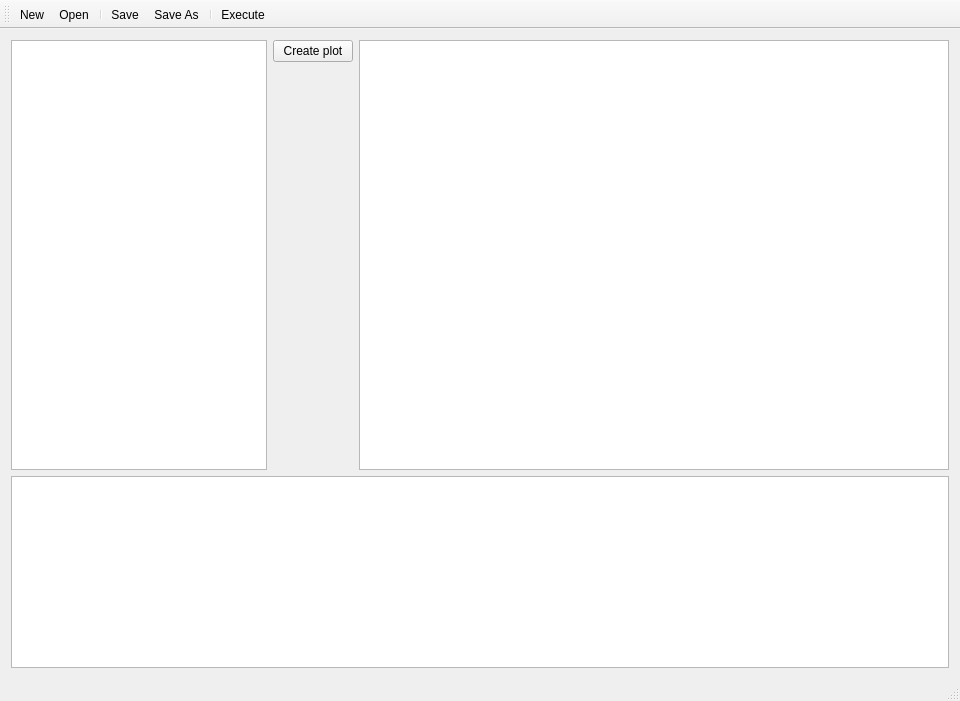
<?xml version="1.0" encoding="UTF-8"?>
<ui version="4.0">
 <class>MainWindow</class>
 <widget class="QMainWindow" name="MainWindow">
  <property name="geometry">
   <rect>
    <x>0</x>
    <y>0</y>
    <width>960</width>
    <height>701</height>
   </rect>
  </property>
  <property name="windowTitle">
   <string>MainWindow</string>
  </property>
  <property name="documentMode">
   <bool>true</bool>
  </property>
  <property name="dockNestingEnabled">
   <bool>true</bool>
  </property>
  <property name="dockOptions">
   <set>QMainWindow::AllowNestedDocks|QMainWindow::AllowTabbedDocks|QMainWindow::AnimatedDocks</set>
  </property>
  <widget class="QWidget" name="centralwidget">
   <layout class="QVBoxLayout" name="verticalLayout_2">
    <item>
     <layout class="QHBoxLayout" name="horizontalLayout_4">
      <item>
       <widget class="QPlainTextEdit" name="editor">
        <property name="sizePolicy">
         <sizepolicy hsizetype="Preferred" vsizetype="Expanding">
          <horstretch>0</horstretch>
          <verstretch>0</verstretch>
         </sizepolicy>
        </property>
       </widget>
      </item>
      <item>
       <layout class="QVBoxLayout" name="verticalLayout">
        <item>
         <widget class="QPushButton" name="updatePlot">
          <property name="sizePolicy">
           <sizepolicy hsizetype="Minimum" vsizetype="Fixed">
            <horstretch>0</horstretch>
            <verstretch>0</verstretch>
           </sizepolicy>
          </property>
          <property name="text">
           <string>Create plot</string>
          </property>
         </widget>
        </item>
        <item>
         <widget class="QLabel" name="lbPlot">
          <property name="sizePolicy">
           <sizepolicy hsizetype="Preferred" vsizetype="Expanding">
            <horstretch>0</horstretch>
            <verstretch>0</verstretch>
           </sizepolicy>
          </property>
          <property name="minimumSize">
           <size>
            <width>0</width>
            <height>0</height>
           </size>
          </property>
          <property name="text">
           <string/>
          </property>
         </widget>
        </item>
       </layout>
    </item>
    <item>
     <widget class="QListWidget" name="listWidget"/>
      </item>
     </layout>
    </item>
    <item>
     <widget class="Console" name="console">
      <property name="sizePolicy">
       <sizepolicy hsizetype="Preferred" vsizetype="Preferred">
        <horstretch>0</horstretch>
        <verstretch>0</verstretch>
       </sizepolicy>
      </property>
     </widget>
    </item>
   </layout>
  </widget>
  <widget class="QMenuBar" name="menuBar">
   <property name="geometry">
    <rect>
     <x>0</x>
     <y>0</y>
     <width>960</width>
     <height>21</height>
    </rect>
   </property>
  </widget>
  <widget class="QToolBar" name="mainToolBar">
   <attribute name="toolBarArea">
    <enum>TopToolBarArea</enum>
   </attribute>
   <attribute name="toolBarBreak">
    <bool>false</bool>
   </attribute>
   <addaction name="fileNew"/>
   <addaction name="fileOpen"/>
   <addaction name="separator"/>
   <addaction name="fileSave"/>
   <addaction name="fileSaveAs"/>
   <addaction name="separator"/>
   <addaction name="fileExecute"/>
  </widget>
  <widget class="QStatusBar" name="statusBar"/>
  <action name="fileOpen">
   <property name="text">
    <string>Open</string>
   </property>
   <property name="toolTip">
    <string>Open</string>
   </property>
   <property name="shortcut">
    <string>Ctrl+O</string>
   </property>
  </action>
  <action name="fileSave">
   <property name="text">
    <string>Save</string>
   </property>
   <property name="toolTip">
    <string>Save</string>
   </property>
   <property name="shortcut">
    <string>Ctrl+S</string>
   </property>
  </action>
  <action name="fileSaveAs">
   <property name="text">
    <string>Save As</string>
   </property>
   <property name="shortcut">
    <string>Ctrl+Shift+S</string>
   </property>
  </action>
  <action name="fileNew">
   <property name="text">
    <string>New</string>
   </property>
   <property name="shortcut">
    <string>Ctrl+N</string>
   </property>
  </action>
  <action name="fileExecute">
   <property name="text">
    <string>Execute</string>
   </property>
   <property name="toolTip">
    <string>Execute</string>
   </property>
   <property name="shortcut">
    <string>Ctrl+E</string>
   </property>
  </action>
 </widget>
 <layoutdefault spacing="6" margin="11"/>
 <customwidgets>
  <customwidget>
   <class>Console</class>
   <extends>QPlainTextEdit</extends>
   <header location="global">console.h</header>
  </customwidget>
 </customwidgets>
 <resources/>
 <connections>
  <connection>
   <sender>fileOpen</sender>
   <signal>triggered()</signal>
   <receiver>MainWindow</receiver>
   <slot>onOpen()</slot>
   <hints>
    <hint type="sourcelabel">
     <x>-1</x>
     <y>-1</y>
    </hint>
    <hint type="destinationlabel">
     <x>479</x>
     <y>290</y>
    </hint>
   </hints>
  </connection>
  <connection>
   <sender>fileSave</sender>
   <signal>triggered()</signal>
   <receiver>MainWindow</receiver>
   <slot>onSave()</slot>
   <hints>
    <hint type="sourcelabel">
     <x>-1</x>
     <y>-1</y>
    </hint>
    <hint type="destinationlabel">
     <x>479</x>
     <y>290</y>
    </hint>
   </hints>
  </connection>
  <connection>
   <sender>fileSaveAs</sender>
   <signal>triggered()</signal>
   <receiver>MainWindow</receiver>
   <slot>onSaveAs()</slot>
   <hints>
    <hint type="sourcelabel">
     <x>-1</x>
     <y>-1</y>
    </hint>
    <hint type="destinationlabel">
     <x>479</x>
     <y>290</y>
    </hint>
   </hints>
  </connection>
  <connection>
   <sender>fileNew</sender>
   <signal>triggered()</signal>
   <receiver>MainWindow</receiver>
   <slot>onNew()</slot>
   <hints>
    <hint type="sourcelabel">
     <x>-1</x>
     <y>-1</y>
    </hint>
    <hint type="destinationlabel">
     <x>479</x>
     <y>295</y>
    </hint>
   </hints>
  </connection>
  <connection>
   <sender>updatePlot</sender>
   <signal>clicked()</signal>
   <receiver>MainWindow</receiver>
   <slot>updatePlot()</slot>
   <hints>
    <hint type="sourcelabel">
     <x>709</x>
     <y>65</y>
    </hint>
    <hint type="destinationlabel">
     <x>479</x>
     <y>295</y>
    </hint>
   </hints>
  </connection>
  <connection>
   <sender>fileExecute</sender>
   <signal>triggered()</signal>
   <receiver>MainWindow</receiver>
   <slot>onExecute()</slot>
   <hints>
    <hint type="sourcelabel">
     <x>-1</x>
     <y>-1</y>
    </hint>
    <hint type="destinationlabel">
     <x>479</x>
     <y>295</y>
    </hint>
   </hints>
  </connection>
  <connection>
   <sender>actionEditor</sender>
   <signal>toggled(bool)</signal>
   <receiver>MainWindow</receiver>
   <slot>onDockToggle(bool)</slot>
   <hints>
    <hint type="sourcelabel">
     <x>-1</x>
     <y>-1</y>
    </hint>
    <hint type="destinationlabel">
     <x>479</x>
     <y>350</y>
    </hint>
   </hints>
  </connection>
  <connection>
   <sender>actionConsole</sender>
   <signal>toggled(bool)</signal>
   <receiver>MainWindow</receiver>
   <slot>onDockToggle(bool)</slot>
   <hints>
    <hint type="sourcelabel">
     <x>-1</x>
     <y>-1</y>
    </hint>
    <hint type="destinationlabel">
     <x>479</x>
     <y>350</y>
    </hint>
   </hints>
  </connection>
  <connection>
   <sender>actionGraphics</sender>
   <signal>toggled(bool)</signal>
   <receiver>MainWindow</receiver>
   <slot>onDockToggle(bool)</slot>
   <hints>
    <hint type="sourcelabel">
     <x>-1</x>
     <y>-1</y>
    </hint>
    <hint type="destinationlabel">
     <x>479</x>
     <y>350</y>
    </hint>
   </hints>
  </connection>
  <connection>
   <sender>actionEnvironment</sender>
   <signal>toggled(bool)</signal>
   <receiver>MainWindow</receiver>
   <slot>onDockToggle(bool)</slot>
   <hints>
    <hint type="sourcelabel">
     <x>-1</x>
     <y>-1</y>
    </hint>
    <hint type="destinationlabel">
     <x>479</x>
     <y>350</y>
    </hint>
   </hints>
  </connection>
 </connections>
 <slots>
  <slot>onSave()</slot>
  <slot>onOpen()</slot>
  <slot>onSaveAs()</slot>
  <slot>onNew()</slot>
  <slot>onExecute()</slot>
  <slot>updatePlot()</slot>
  <slot>onDockToggle(bool)</slot>
 </slots>
</ui>
